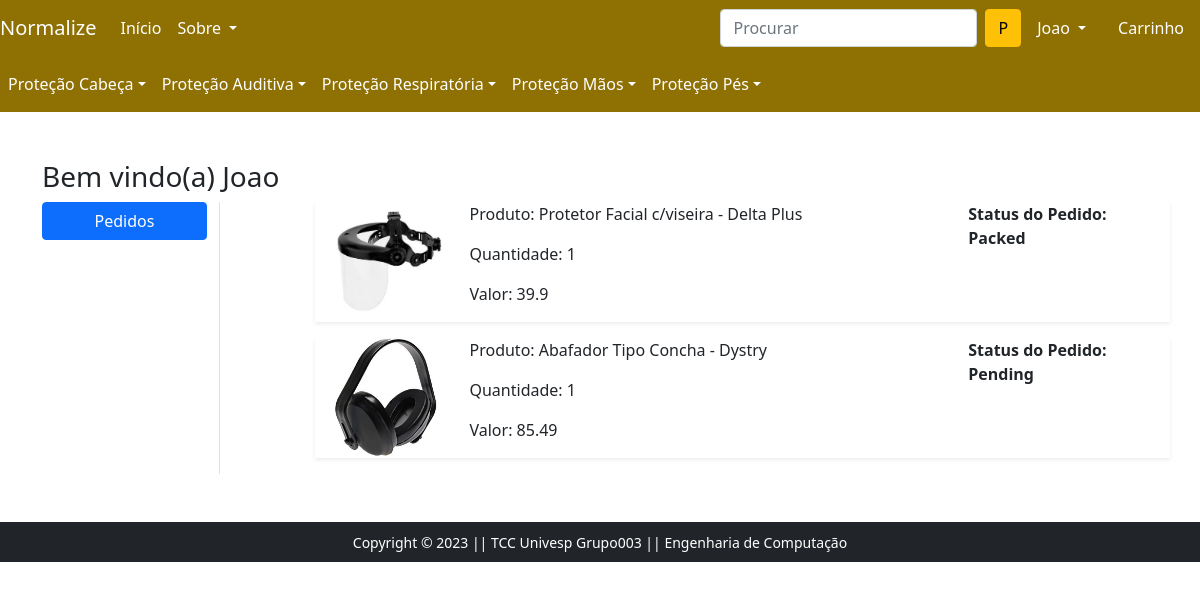
/orders/ (signed in), run on an earlier commit of the app's database.
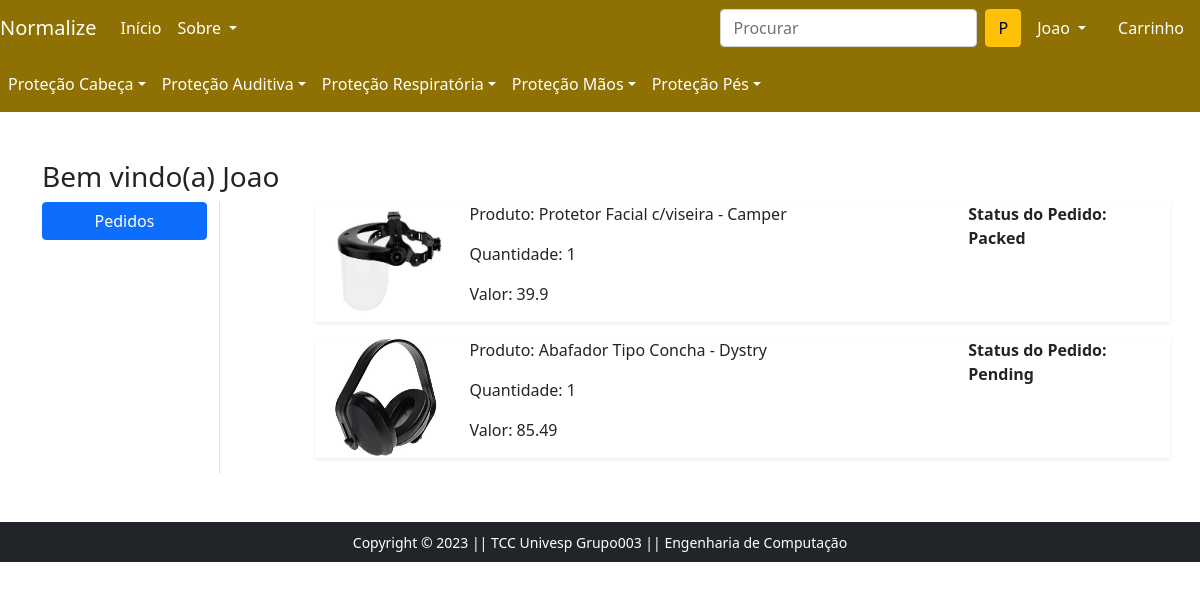
And on a later commit of the database.
### app/models.py (models this page shows, shortened)
class OrderPlaced(models.Model):
    user = models.ForeignKey(User, on_delete=models.CASCADE)
    customer = models.ForeignKey(Customer, on_delete=models.CASCADE)
    product = models.ForeignKey(Product, on_delete=models.CASCADE)
    quantity = models.PositiveIntegerField(default=1)
    ordered_date = models.DateTimeField(auto_now_add=True)
    status = models.CharField(max_length=50, choices=STATUS_CHOICES, default='Pendente')
    @property
    def total_cost(self):
      return self.quantity * self.product.discounted_price

class Product(models.Model):
    title = models.CharField(max_length=100)
    selling_price = models.FloatField()
    discounted_price = models.FloatField()
    description = models.TextField()
    brand = models.CharField(max_length=100)
    category = models.CharField(choices=CATEGORY_CHOICES,max_length=2)
    sub_category = models.TextField()
    product_image = models.ImageField(upload_to='productimg')

### app/views.py (the view)
# urls.py: path('orders/', views.orders, name='orders'),
@login_required
def orders(request):
 op = OrderPlaced.objects.filter(user=request.user)
 return render(request, 'app/orders.html', {'order_placed':op})

### app/templates/app/orders.html (shortened to what this page needs)
{% extends 'app/base.html' %}
{% load static %}
{% block main-content %}
<div class="container my-5">
 <div class="row">
 <h3>Bem vindo(a) <span class="text-capitalize">{{request.user}}</span></h3>
  <div class="col-sm-2 border-end">
   <ul class="list-unstyled">
    <li class="d-grid"><a href="{% url 'orders' %}" class="btn btn-primary">Pedidos</a></li>
   </ul>
  </div>
   <div class="col-sm-9 offset-sm-1">
    {% for op in order_placed %}
    <div class="row shadow-sm mb-3">
        <div class="col-sm-2">
            <img src="{{op.product.product_image.url}}" alt="" srcset="" class="img-fluid" height="150" width="150">
    </div>
    <div class="col-sm-7">
        <p>Produto: {{op.product.title}}</p>
        <p>Quantidade: {{op.quantity}}</p>
        <p>Valor: {{op.total_cost}}</p>
    </div>
    <div class="col-sm-3 fw-bold">
        <p>Status do Pedido: {{op.status}}</p>
    </div>
    </div>
    {% endfor %}
  </div>
 </div>
</div>
{% endblock main-content %}

What changed in the data, as far as the page shows it:
changed through a linked row, OrderPlaced "Packed": product "Protetor Facial c/viseira - Delta Plus" → "Protetor Facial c/viseira - Camper"
